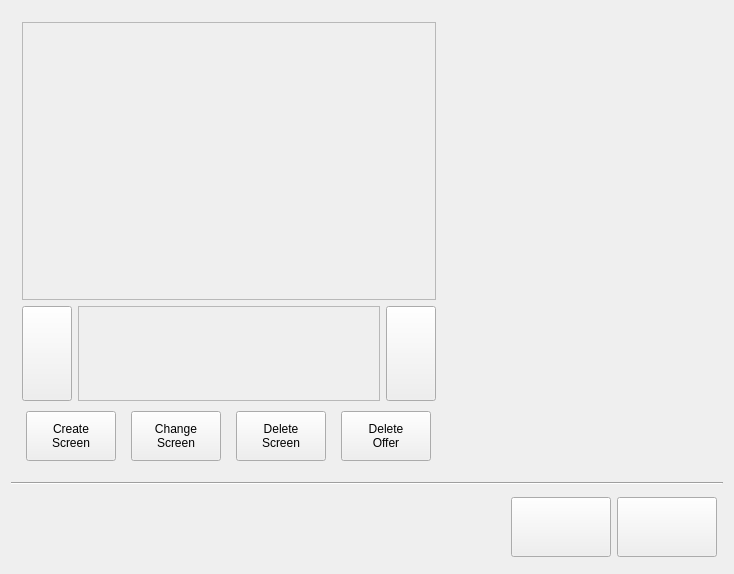
<?xml version="1.0" encoding="UTF-8"?>
<ui version="4.0">
 <class>ScreenInvitationsDesignInterface</class>
 <widget class="QWidget" name="ScreenInvitationsDesignInterface">
  <property name="geometry">
   <rect>
    <x>0</x>
    <y>0</y>
    <width>734</width>
    <height>574</height>
   </rect>
  </property>
  <property name="sizePolicy">
   <sizepolicy hsizetype="Preferred" vsizetype="Preferred">
    <horstretch>0</horstretch>
    <verstretch>0</verstretch>
   </sizepolicy>
  </property>
  <property name="windowTitle">
   <string>Form1</string>
  </property>
  <layout class="QVBoxLayout">
   <item>
    <widget class="QStackedWidget" name="screen_stack">
     <widget class="QWidget" name="main_page">
      <layout class="QHBoxLayout">
       <item>
        <layout class="QVBoxLayout">
         <item>
          <widget class="QFrame" name="frame_screens">
           <property name="sizePolicy">
            <sizepolicy hsizetype="Expanding" vsizetype="Expanding">
             <horstretch>0</horstretch>
             <verstretch>0</verstretch>
            </sizepolicy>
           </property>
           <property name="frameShape">
            <enum>QFrame::StyledPanel</enum>
           </property>
           <property name="frameShadow">
            <enum>QFrame::Plain</enum>
           </property>
           <property name="lineWidth">
            <number>0</number>
           </property>
          </widget>
         </item>
         <item>
          <layout class="QHBoxLayout">
           <item>
            <widget class="QPushButton" name="left_button">
             <property name="sizePolicy">
              <sizepolicy hsizetype="MinimumExpanding" vsizetype="Fixed">
               <horstretch>0</horstretch>
               <verstretch>0</verstretch>
              </sizepolicy>
             </property>
             <property name="minimumSize">
              <size>
               <width>50</width>
               <height>70</height>
              </size>
             </property>
             <property name="maximumSize">
              <size>
               <width>15</width>
               <height>95</height>
              </size>
             </property>
             <property name="text">
              <string/>
             </property>
            </widget>
           </item>
           <item>
            <widget class="QFrame" name="frame_scroll_screens">
             <property name="sizePolicy">
              <sizepolicy hsizetype="Expanding" vsizetype="Expanding">
               <horstretch>0</horstretch>
               <verstretch>0</verstretch>
              </sizepolicy>
             </property>
             <property name="minimumSize">
              <size>
               <width>0</width>
               <height>95</height>
              </size>
             </property>
             <property name="maximumSize">
              <size>
               <width>32767</width>
               <height>95</height>
              </size>
             </property>
             <property name="frameShape">
              <enum>QFrame::StyledPanel</enum>
             </property>
             <property name="frameShadow">
              <enum>QFrame::Raised</enum>
             </property>
             <property name="lineWidth">
              <number>0</number>
             </property>
            </widget>
           </item>
           <item>
            <widget class="QPushButton" name="right_button">
             <property name="sizePolicy">
              <sizepolicy hsizetype="MinimumExpanding" vsizetype="Fixed">
               <horstretch>0</horstretch>
               <verstretch>0</verstretch>
              </sizepolicy>
             </property>
             <property name="minimumSize">
              <size>
               <width>50</width>
               <height>70</height>
              </size>
             </property>
             <property name="maximumSize">
              <size>
               <width>15</width>
               <height>95</height>
              </size>
             </property>
             <property name="text">
              <string/>
             </property>
            </widget>
           </item>
          </layout>
         </item>
         <item>
          <layout class="QHBoxLayout">
           <item>
            <widget class="QFrame" name="frame_new_screen">
             <property name="frameShape">
              <enum>QFrame::NoFrame</enum>
             </property>
             <property name="frameShadow">
              <enum>QFrame::Raised</enum>
             </property>
             <layout class="QVBoxLayout">
              <property name="spacing">
               <number>0</number>
              </property>
              <property name="leftMargin">
               <number>4</number>
              </property>
              <property name="topMargin">
               <number>4</number>
              </property>
              <property name="rightMargin">
               <number>4</number>
              </property>
              <property name="bottomMargin">
               <number>4</number>
              </property>
              <item>
               <widget class="QPushButton" name="new_screen_button">
                <property name="sizePolicy">
                 <sizepolicy hsizetype="Fixed" vsizetype="Fixed">
                  <horstretch>0</horstretch>
                  <verstretch>0</verstretch>
                 </sizepolicy>
                </property>
                <property name="minimumSize">
                 <size>
                  <width>90</width>
                  <height>50</height>
                 </size>
                </property>
                <property name="font">
                 <font/>
                </property>
                <property name="toolTip">
                 <string>Create new offers and invitations screen</string>
                </property>
                <property name="text">
                 <string>Create
Screen</string>
                </property>
               </widget>
              </item>
             </layout>
            </widget>
           </item>
           <item>
            <widget class="QFrame" name="frame_update_screen">
             <property name="frameShape">
              <enum>QFrame::NoFrame</enum>
             </property>
             <property name="frameShadow">
              <enum>QFrame::Raised</enum>
             </property>
             <layout class="QVBoxLayout">
              <property name="spacing">
               <number>0</number>
              </property>
              <property name="leftMargin">
               <number>4</number>
              </property>
              <property name="topMargin">
               <number>4</number>
              </property>
              <property name="rightMargin">
               <number>4</number>
              </property>
              <property name="bottomMargin">
               <number>4</number>
              </property>
              <item>
               <widget class="QPushButton" name="update_screen_button">
                <property name="sizePolicy">
                 <sizepolicy hsizetype="Fixed" vsizetype="Fixed">
                  <horstretch>0</horstretch>
                  <verstretch>0</verstretch>
                 </sizepolicy>
                </property>
                <property name="minimumSize">
                 <size>
                  <width>90</width>
                  <height>50</height>
                 </size>
                </property>
                <property name="font">
                 <font/>
                </property>
                <property name="toolTip">
                 <string>Modify offers and invitations screen</string>
                </property>
                <property name="text">
                 <string>Change
Screen</string>
                </property>
               </widget>
              </item>
             </layout>
            </widget>
           </item>
           <item>
            <widget class="QFrame" name="frame_delete_screen">
             <property name="frameShape">
              <enum>QFrame::NoFrame</enum>
             </property>
             <property name="frameShadow">
              <enum>QFrame::Raised</enum>
             </property>
             <layout class="QVBoxLayout">
              <property name="spacing">
               <number>0</number>
              </property>
              <property name="leftMargin">
               <number>4</number>
              </property>
              <property name="topMargin">
               <number>4</number>
              </property>
              <property name="rightMargin">
               <number>4</number>
              </property>
              <property name="bottomMargin">
               <number>4</number>
              </property>
              <item>
               <widget class="QPushButton" name="delete_screen_button">
                <property name="sizePolicy">
                 <sizepolicy hsizetype="Fixed" vsizetype="Fixed">
                  <horstretch>0</horstretch>
                  <verstretch>0</verstretch>
                 </sizepolicy>
                </property>
                <property name="minimumSize">
                 <size>
                  <width>90</width>
                  <height>50</height>
                 </size>
                </property>
                <property name="font">
                 <font/>
                </property>
                <property name="toolTip">
                 <string>Clear offers and invitations screen</string>
                </property>
                <property name="text">
                 <string>Delete
Screen</string>
                </property>
               </widget>
              </item>
             </layout>
            </widget>
           </item>
           <item>
            <widget class="QFrame" name="frame_delete_screen_offer">
             <property name="frameShape">
              <enum>QFrame::NoFrame</enum>
             </property>
             <property name="frameShadow">
              <enum>QFrame::Raised</enum>
             </property>
             <layout class="QVBoxLayout">
              <property name="spacing">
               <number>0</number>
              </property>
              <property name="leftMargin">
               <number>4</number>
              </property>
              <property name="topMargin">
               <number>4</number>
              </property>
              <property name="rightMargin">
               <number>4</number>
              </property>
              <property name="bottomMargin">
               <number>4</number>
              </property>
              <item>
               <widget class="QPushButton" name="delete_offer_from_screen">
                <property name="sizePolicy">
                 <sizepolicy hsizetype="Fixed" vsizetype="Fixed">
                  <horstretch>0</horstretch>
                  <verstretch>0</verstretch>
                 </sizepolicy>
                </property>
                <property name="minimumSize">
                 <size>
                  <width>90</width>
                  <height>50</height>
                 </size>
                </property>
                <property name="font">
                 <font/>
                </property>
                <property name="toolTip">
                 <string>Clear offer from current screen</string>
                </property>
                <property name="text">
                 <string>Delete
Offer</string>
                </property>
               </widget>
              </item>
             </layout>
            </widget>
           </item>
          </layout>
         </item>
        </layout>
       </item>
       <item>
        <widget class="QFrame" name="offers_frame">
         <property name="sizePolicy">
          <sizepolicy hsizetype="Fixed" vsizetype="Preferred">
           <horstretch>0</horstretch>
           <verstretch>0</verstretch>
          </sizepolicy>
         </property>
         <property name="minimumSize">
          <size>
           <width>270</width>
           <height>0</height>
          </size>
         </property>
         <property name="maximumSize">
          <size>
           <width>270</width>
           <height>32767</height>
          </size>
         </property>
         <property name="frameShape">
          <enum>QFrame::NoFrame</enum>
         </property>
         <property name="frameShadow">
          <enum>QFrame::Plain</enum>
         </property>
         <layout class="QVBoxLayout">
          <property name="leftMargin">
           <number>0</number>
          </property>
          <property name="topMargin">
           <number>0</number>
          </property>
          <property name="rightMargin">
           <number>0</number>
          </property>
          <property name="bottomMargin">
           <number>0</number>
          </property>
          <item>
           <layout class="QHBoxLayout">
            <item>
             <widget class="QFrame" name="frame_new_offer">
              <property name="frameShape">
               <enum>QFrame::NoFrame</enum>
              </property>
              <property name="frameShadow">
               <enum>QFrame::Raised</enum>
              </property>
              <layout class="QVBoxLayout">
               <property name="spacing">
                <number>5</number>
               </property>
               <property name="leftMargin">
                <number>4</number>
               </property>
               <property name="topMargin">
                <number>4</number>
               </property>
               <property name="rightMargin">
                <number>4</number>
               </property>
               <property name="bottomMargin">
                <number>4</number>
               </property>
              </layout>
             </widget>
            </item>
            <item>
             <widget class="QFrame" name="frame_delete_offer">
              <property name="frameShape">
               <enum>QFrame::NoFrame</enum>
              </property>
              <property name="frameShadow">
               <enum>QFrame::Raised</enum>
              </property>
              <layout class="QVBoxLayout">
               <property name="spacing">
                <number>0</number>
               </property>
               <property name="leftMargin">
                <number>4</number>
               </property>
               <property name="topMargin">
                <number>4</number>
               </property>
               <property name="rightMargin">
                <number>4</number>
               </property>
               <property name="bottomMargin">
                <number>4</number>
               </property>
              </layout>
             </widget>
            </item>
           </layout>
          </item>
         </layout>
        </widget>
       </item>
      </layout>
     </widget>
     <widget class="QWidget" name="qt_dead_widget_screen_design">
      <layout class="QVBoxLayout">
       <property name="spacing">
        <number>0</number>
       </property>
       <property name="leftMargin">
        <number>0</number>
       </property>
       <property name="topMargin">
        <number>0</number>
       </property>
       <property name="rightMargin">
        <number>0</number>
       </property>
       <property name="bottomMargin">
        <number>0</number>
       </property>
      </layout>
     </widget>
     <widget class="QWidget" name="reading_page">
      <layout class="QHBoxLayout">
       <item>
        <spacer name="spacer29">
         <property name="orientation">
          <enum>Qt::Horizontal</enum>
         </property>
         <property name="sizeType">
          <enum>QSizePolicy::Fixed</enum>
         </property>
         <property name="sizeHint" stdset="0">
          <size>
           <width>90</width>
           <height>20</height>
          </size>
         </property>
        </spacer>
       </item>
       <item>
        <layout class="QVBoxLayout">
         <item>
          <spacer name="spacer28">
           <property name="orientation">
            <enum>Qt::Vertical</enum>
           </property>
           <property name="sizeType">
            <enum>QSizePolicy::Expanding</enum>
           </property>
           <property name="sizeHint" stdset="0">
            <size>
             <width>20</width>
             <height>81</height>
            </size>
           </property>
          </spacer>
         </item>
         <item>
          <layout class="QVBoxLayout">
           <item>
            <widget class="QLabel" name="textLabel1_2">
             <property name="text">
              <string>Leyendo pantallas de invitaciones</string>
             </property>
             <property name="wordWrap">
              <bool>false</bool>
             </property>
            </widget>
           </item>
           <item>
            <layout class="QHBoxLayout">
             <item>
              <spacer name="spacer25">
               <property name="orientation">
                <enum>Qt::Horizontal</enum>
               </property>
               <property name="sizeType">
                <enum>QSizePolicy::Fixed</enum>
               </property>
               <property name="sizeHint" stdset="0">
                <size>
                 <width>21</width>
                 <height>20</height>
                </size>
               </property>
              </spacer>
             </item>
             <item>
              <widget class="QLabel" name="textLabel2_3">
               <property name="text">
                <string>Pantalla :</string>
               </property>
               <property name="wordWrap">
                <bool>false</bool>
               </property>
              </widget>
             </item>
             <item>
              <widget class="QLabel" name="screen_name_label">
               <property name="text">
                <string/>
               </property>
               <property name="wordWrap">
                <bool>false</bool>
               </property>
              </widget>
             </item>
            </layout>
           </item>
           <item>
            <layout class="QHBoxLayout">
             <item>
              <spacer name="spacer25_3">
               <property name="orientation">
                <enum>Qt::Horizontal</enum>
               </property>
               <property name="sizeType">
                <enum>QSizePolicy::Fixed</enum>
               </property>
               <property name="sizeHint" stdset="0">
                <size>
                 <width>21</width>
                 <height>20</height>
                </size>
               </property>
              </spacer>
             </item>
             <item>
              <widget class="QLabel" name="textLabel3">
               <property name="text">
                <string>Invitacion :</string>
               </property>
               <property name="wordWrap">
                <bool>false</bool>
               </property>
              </widget>
             </item>
             <item>
              <widget class="QLabel" name="offer_name_label">
               <property name="text">
                <string/>
               </property>
               <property name="wordWrap">
                <bool>false</bool>
               </property>
              </widget>
             </item>
            </layout>
           </item>
          </layout>
         </item>
         <item>
          <widget class="QProgressBar" name="progress"/>
         </item>
         <item>
          <spacer name="spacer27">
           <property name="orientation">
            <enum>Qt::Vertical</enum>
           </property>
           <property name="sizeType">
            <enum>QSizePolicy::Expanding</enum>
           </property>
           <property name="sizeHint" stdset="0">
            <size>
             <width>20</width>
             <height>241</height>
            </size>
           </property>
          </spacer>
         </item>
        </layout>
       </item>
       <item>
        <spacer name="spacer30">
         <property name="orientation">
          <enum>Qt::Horizontal</enum>
         </property>
         <property name="sizeType">
          <enum>QSizePolicy::Fixed</enum>
         </property>
         <property name="sizeHint" stdset="0">
          <size>
           <width>90</width>
           <height>20</height>
          </size>
         </property>
        </spacer>
       </item>
      </layout>
     </widget>
    </widget>
   </item>
   <item>
    <layout class="QVBoxLayout">
     <item>
      <widget class="Line" name="layout26">
       <property name="frameShape">
        <enum>QFrame::HLine</enum>
       </property>
       <property name="frameShadow">
        <enum>QFrame::Sunken</enum>
       </property>
      </widget>
     </item>
     <item>
      <layout class="QHBoxLayout">
       <property name="leftMargin">
        <number>6</number>
       </property>
       <property name="topMargin">
        <number>6</number>
       </property>
       <property name="rightMargin">
        <number>6</number>
       </property>
       <property name="bottomMargin">
        <number>6</number>
       </property>
       <item>
        <spacer name="Spacer1_2_2">
         <property name="orientation">
          <enum>Qt::Horizontal</enum>
         </property>
         <property name="sizeType">
          <enum>QSizePolicy::Expanding</enum>
         </property>
         <property name="sizeHint" stdset="0">
          <size>
           <width>390</width>
           <height>16</height>
          </size>
         </property>
        </spacer>
       </item>
       <item>
        <widget class="QPushButton" name="ok_button">
         <property name="enabled">
          <bool>true</bool>
         </property>
         <property name="minimumSize">
          <size>
           <width>100</width>
           <height>60</height>
          </size>
         </property>
         <property name="toolTip">
          <string>Save Settings</string>
         </property>
         <property name="text">
          <string/>
         </property>
        </widget>
       </item>
       <item>
        <widget class="QPushButton" name="cancel_button">
         <property name="minimumSize">
          <size>
           <width>100</width>
           <height>60</height>
          </size>
         </property>
         <property name="toolTip">
          <string>Reload Screens</string>
         </property>
         <property name="text">
          <string/>
         </property>
        </widget>
       </item>
      </layout>
     </item>
    </layout>
   </item>
  </layout>
 </widget>
 <layoutdefault spacing="6" margin="11"/>
 <tabstops>
  <tabstop>ok_button</tabstop>
  <tabstop>cancel_button</tabstop>
 </tabstops>
 <resources/>
 <connections/>
</ui>
